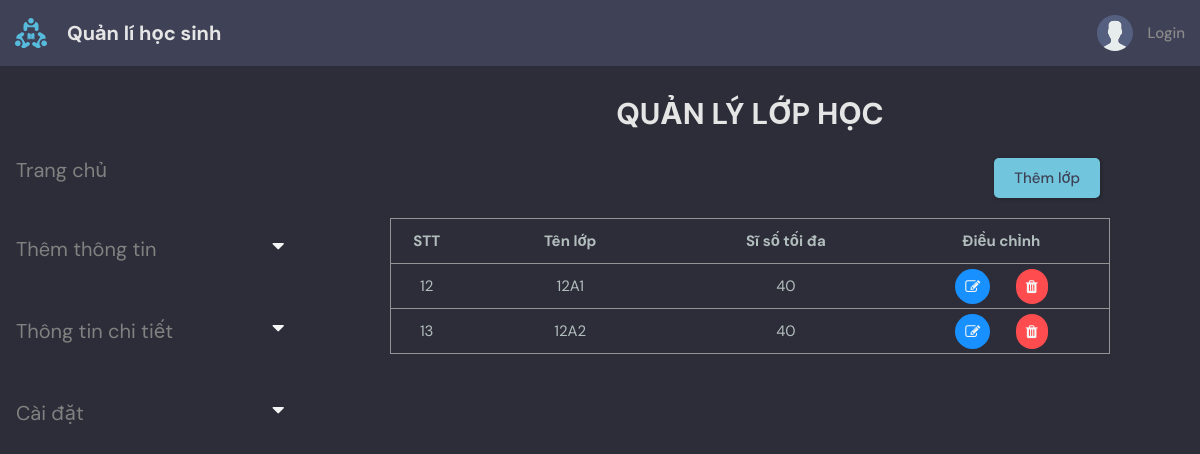
The page /class_setting/ on the database as committed earlier.
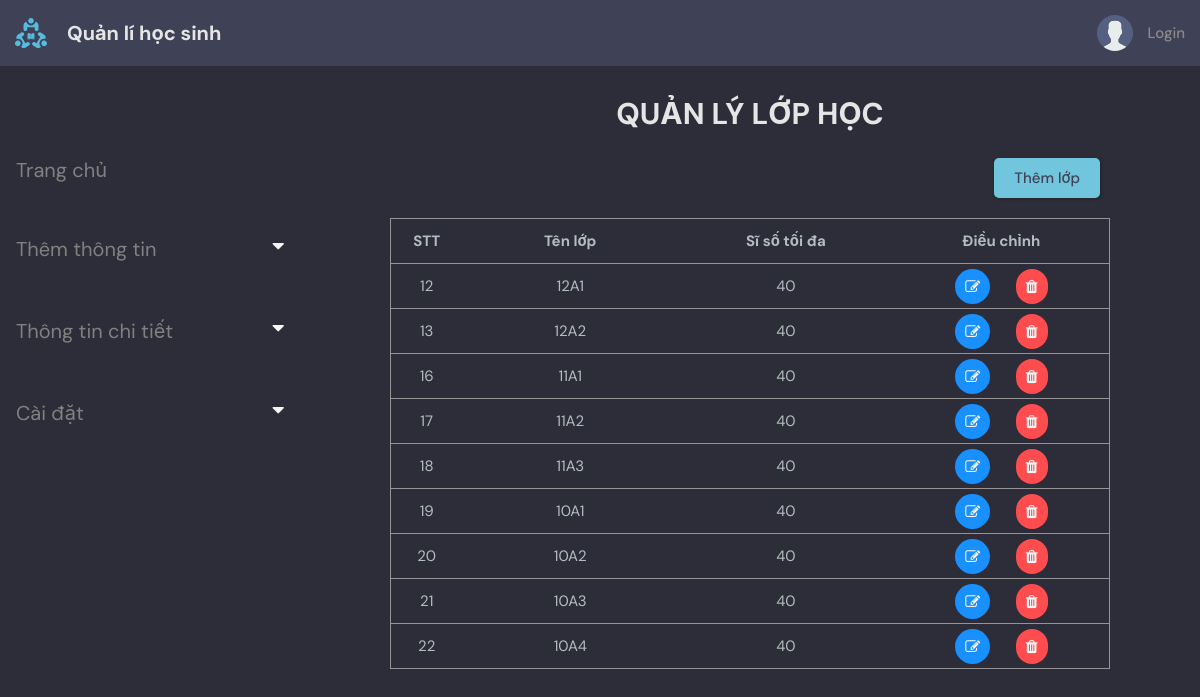
The same page on the database as committed later.
### base/models.py (models this page shows, shortened)
class LOPHOC(models.Model):
    TENLOP = models.CharField(max_length=30, null=False)
    SISO = models.IntegerField(null=False, validators=[MinValueValidator(0), MaxValueValidator(1000)])
    NIENKHOA = models.ForeignKey(Age, null=True ,on_delete=models.SET_NULL)

### base/views.py (the view, shortened to what this page needs)
def class_setting(request):
    form = ClassForm()
    classInfo = LOPHOC.objects.all().values()
    context = {
        'form':form,
        'classInfo':classInfo,
        }
    return render(request, 'base/class_setting.html',context)

### base/models.py (called while the page is built)
    def __str__(self):
        return self.year

### base/templates/base/class_setting.html (shortened to what this page needs)
{% extends 'main.html' %}
{% block content %}
<main class="layout">
    <div class="container">
        {% include 'base/topics_component.html' %}
        <div class = "roomList">
            <h1 class="label">Quản lý lớp học</h3>
            <div>
                <div class="row">
                    <button class="btn btn-outline-primary col-lg-11 btn--main" onclick="addClassForm();">Thêm lớp</button>
                </div>
                <table id="table" class="table table-sm">
                    <tr>
                        <th style="width:10%">STT</th>
                        <th style="width:30%">Tên lớp</th>
                        <th style="width:30%">Sĩ số tối đa</th>
                        <th style="width:30%">Điều chỉnh</th>
                    </tr>
                    {% for x in classInfo %}
                    <tr>
                        <td>{{ x.id }}</td>
                        <td>{{ x.TENLOP }}</td>
                        <td>{{ x.SISO }}</td>
                        <td>
                            <a class="modifyBtn" href="{% url 'class_setting_update' x.id %}"><i class="fa fa-edit"> </i> </a>
                            <a class="deleteBtn" href="{% url 'class_setting_delete' x.id %}"><i class="fa fa-trash"> </i> </a>
                        </td>
                    </tr>
                    {% endfor %}
                </table>
            </div>
            <br>
        </div>
    </div>
</main>
{% endblock content %}

### templates/main.html (shortened to what this page needs)
<!DOCTYPE html>
{% load static %}
<html lang="en">
<head>
    <link rel="stylesheet" href="{% static 'styles/style.css' %}" />
    <link rel="stylesheet" href="https://cdnjs.cloudflare.com/ajax/libs/font-awesome/4.7.0/css/font-awesome.min.css">
</head>
<body>
    {% include 'navbar.html' %}
    {% block content %}
    {% endblock %}
</body>
</html>

### templates/navbar.html (shortened to what this page needs)
{% load static %}
<header class="header header--loggedIn">
    <div class="container">
        <a href="{% url 'home' %}" class="header__logo">
            <img src="{% static 'images/logo.svg' %}" />
            <h1>Quản lí học sinh</h1>
        </a>
        <nav class="header__menu">
            {% if request.user.is_authenticated %}
            <div class="header__user">
                <a href=" url 'update-user' ">
                    <div class="avatar avatar--medium active">
                        <img src="{{request.user.avatar.url}}" />
                    </div>
                    <p>{{request.user.username}} <span>@{{request.user.username}}</span></p>
                </a>
                <button class="dropdown-button">
                    <svg version="1.1" xmlns="http://www.w3.org/2000/svg" width="32" height="32" viewBox="0 0 32 32">
                        <title>chevron-down</title>
                        <path d="M16 21l-13-13h-3l16 16 16-16h-3l-13 13z"></path>
                    </svg>
                </button>
            </div>
            {% else %}
            <a href="{% url 'login' %}">
                <img src="{% static 'images/avatar.svg' %}" />
                <p>Login</p>
            </a>
            {% endif %}
        </nav>
    </div>
</header>

### base/templates/base/topics_component.html (shortened to what this page needs)
<div class="sidenav">
  <a href="{% url 'home' %}">Trang chủ</a>
  <button class="dropdown-btn">Thêm thông tin
    <i class="fa fa-caret-down"></i>
  </button>
  <button class="dropdown-btn">Thông tin chi tiết
    <i class="fa fa-caret-down"></i>
  </button>
  <button class="dropdown-btn">Cài đặt
    <i class="fa fa-caret-down"></i>
  </button>
</div>

### static/styles/style.css (style rules this page uses)
:root { --color-main: #71c6dd; --color-main-light: #e1f6fb; --color-dark: #3f4156; --color-dark-medium: #51546e; --color-dark-light: #696d97; --color-light: #e5e5e5; --color-gray: #8b8b8b; --color-light-gray: #b2bdbd; --color-bg: #2d2d39; --color-success: #5dd693; --color-error: #fc4b0b; }
* { font-family: "DM Sans", -apple-system, BlinkMacSystemFont, "Segoe UI", Roboto, Oxygen, Ubuntu, Cantarell, "Open Sans", "Helvetica Neue", sans-serif; margin: 0; padding: 0; box-sizing: border-box; text-rendering: optimizeLegibility; font-size: inherit; }
html { font-size: 56.25%; }
@media only screen and (min-width: 1200px) { html { font-size: 62.5%; } }
body { line-height: 1.6; font-weight: 400; font-size: 1.5rem; color: var(--color-light-gray); background-color: var(--color-bg); min-height: 100vh; }
img { width: 100%; }
a { display: inline-block; color: var(--color-main); text-decoration: none; }
.container { max-width: 120rem; width: 100%; margin: auto; }
.btn { background-color: transparent; border: none; display: inline-flex; align-items: center; gap: 1rem; cursor: pointer; transition: all ease-in-out 0.3s; padding: 1rem 2rem; border-radius: 5px; box-shadow: 1px 1px 3px 1px rgba(0, 0, 0, 0.15); font-weight: 500; }
.btn--main { background-color: var(--color-main); color: var(--color-dark); }
.header { padding: 1.5rem; background-color: var(--color-dark); }
.header > .container { display: flex; gap: 9.5rem; }
.header__logo, .header__user { display: flex; gap: 2rem; align-items: center; }
.header__logo > img { height: 3.2rem; width: 3.2rem; }
.header__logo > h1 { font-weight: 700; font-size: 2rem; color: var(--color-light); }
.header__menu { margin-left: auto; position: relative; }
.header__menu a { display: flex; gap: 1.5rem; align-items: center; font-weight: 500; text-decoration: none; color: var(--color-gray); }
.header__menu img { height: 3.6rem; }
.header__menu p { line-height: 1.2; }
.layout { margin-top: 2.4rem; }
.layout > .container { display: flex; justify-content: space-between; align-items: flex-start; }
table, td, th { border: 0px solid black; }
th,td { padding-top: 0px; padding-bottom: 0px; padding-left: 0px; padding-right: 0px; text-align: center; }

### base/templates/base/class_setting.html (style rules this page uses)
.table { border:1px solid rgb(148, 148, 148); width:100%; border-collapse: collapse; }
h1.label { font-weight: 700; font-size: 2em; color: var(--color-light); text-align: center; text-transform:uppercase; }
.roomList { width:60%; }
tr { height:45px; border-bottom:1px solid rgb(148, 148, 148); position: relative; }
th, td { text-align: center; }
.btn { margin: 10px; background-color: var(--color-main); color: var(--color-dark); }
.row { display: flex; justify-content: flex-end; margin: 10px 0px; }
.modifyBtn { background-color: #1890FF; margin: auto; padding: 10px; border-radius: 20px; border: none; margin-right: 10%; }
.deleteBtn { background-color: #FF4D4F; padding: 10px; border-radius: 20px; border: none; margin: auto; }
i { color: whitesmoke; font-size: 20px; }

### base/templates/base/topics_component.html (style rules this page uses)
.sidenav { height: 100%; width: 300px; z-index: 1; top: 0; left: 0; overflow-x: hidden; padding-top: 20px; line-height: 1; }
.sidenav a, .dropdown-btn { padding: 50px 8px 6px 16px; text-decoration: none; font-size: 20px; color: #818181; display: block; border: none; background: none; width: 100%; text-align: left; cursor: pointer; outline: none; }
.fa-caret-down { float: right; padding-right: 8px; }

Rows that differ between the two databases and show on the page:
added LOPHOC: id "16", TENLOP "11A1", SISO "40"
added LOPHOC: id "17", TENLOP "11A2", SISO "40"
added LOPHOC: id "18", TENLOP "11A3", SISO "40"
added LOPHOC: id "19", TENLOP "10A1", SISO "40"
added LOPHOC: id "20", TENLOP "10A2", SISO "40"
added LOPHOC: id "21", TENLOP "10A3", SISO "40"
added LOPHOC: id "22", TENLOP "10A4", SISO "40"
